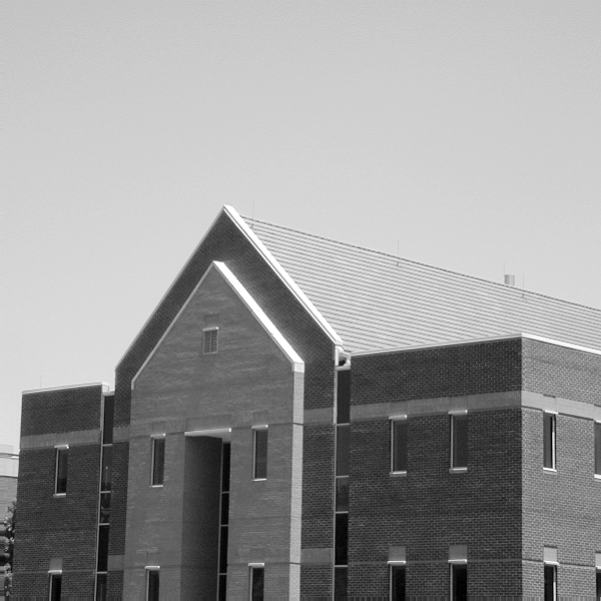
#> input picture activities/Segmentação I/building.tif, 601 x 601 px
$ jupyter execute segmentacao.ipynb   (older library calls are emulated)
#> lines starting #> are read from the running program, lines starting #| are printed output that depends on the picture; after the words box and inside, x2 and y2 are one past the last pixel; in counts of white or black regions, pixels touching at a corner belong together
[cell 1]
import os
import cv2
import numpy as np
import matplotlib.pyplot as plt
import math

[cell 2]
img = cv2.imread("building.tif")
#> img is the input picture: shape (601, 601, 3); min 0, max 255, mean 152.8
#img = cv2.cvtColor(img, cv2.COLOR_BGR2RGB)

plt.imshow(img)

[cell 3]
scale = 1
delta = 0
ddepth = cv2.CV_16S

#Matrizes

[cell 4]
direction_x = np.array([[-1, 0, 1], [-2, 0, 2], [-1, 0, 1]])
direction_y = np.array([[-1, -2, -1], [0, 0, 0], [1, 2, 1]])

# X

[cell 5]
grad_x = cv2.filter2D(img, ddepth, direction_x)

# Y

[cell 6]
grad_y = cv2.filter2D(img, ddepth, direction_y)
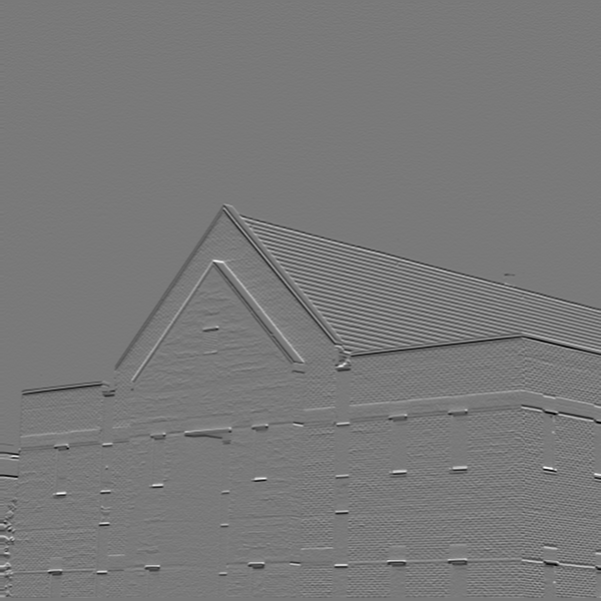
#> grad_y: shape (601, 601, 3) int16; min -621, max 680, mean -1.7; drawn with min black and max white

# X + Y

[cell 7]
grad_xy = np.abs(grad_x) + np.abs(grad_y)
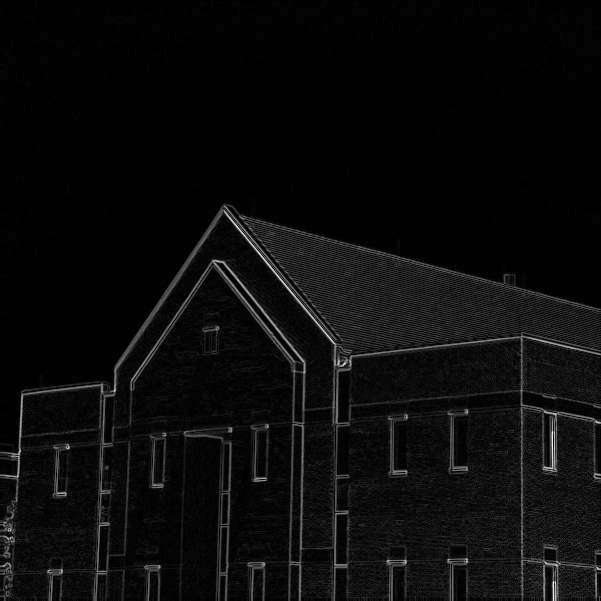
#> grad_xy: shape (601, 601, 3) int16; min 0, max 976, mean 45.5; drawn with min black and max white

[cell 8]
plt.figure(figsize=(10, 10))
plt.subplot(2,2,1), plt.title("original"), plt.imshow(img)
plt.subplot(2,2,2), plt.title("grad_y"), plt.imshow(np.abs(grad_y))
plt.subplot(2,2,3), plt.title("grad_x"), plt.imshow(np.abs(grad_x))
plt.subplot(2,2,4), plt.title("grad_xy"), plt.imshow(grad_xy)
plt.show()

# Gradient Angle Image

[cell 9]
α = np.arctan2(grad_y, grad_x)
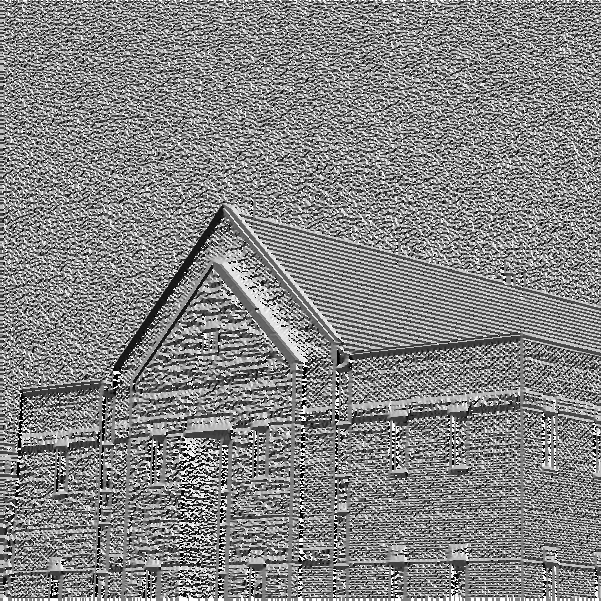
#> α: shape (601, 601, 3) float32; min -3.14, max 3.14, mean 0.135; drawn with min black and max white
plt.imshow(α)
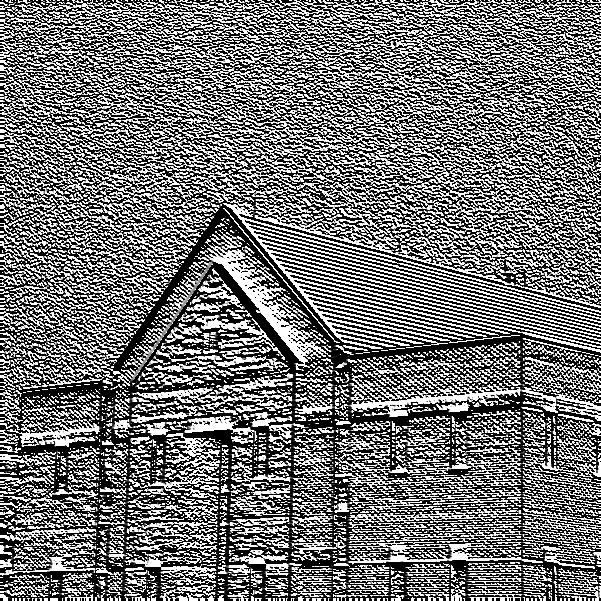
#> shown: shape (601, 601, 3) float32; min 0, max 1, mean 0.454

# Smoothing the original image to reduce detection of weak edges:

[cell 10]
kernel = np.ones((5,5),np.float32)/25
smoothing = cv2.filter2D(img, ddepth, kernel)

#X
smoothing_x = cv2.filter2D(smoothing, ddepth, direction_x)

#Y
smoothing_y = cv2.filter2D(smoothing, ddepth, direction_y)

#XY
smoothing_xy = np.abs(smoothing_x) + np.abs(smoothing_y)
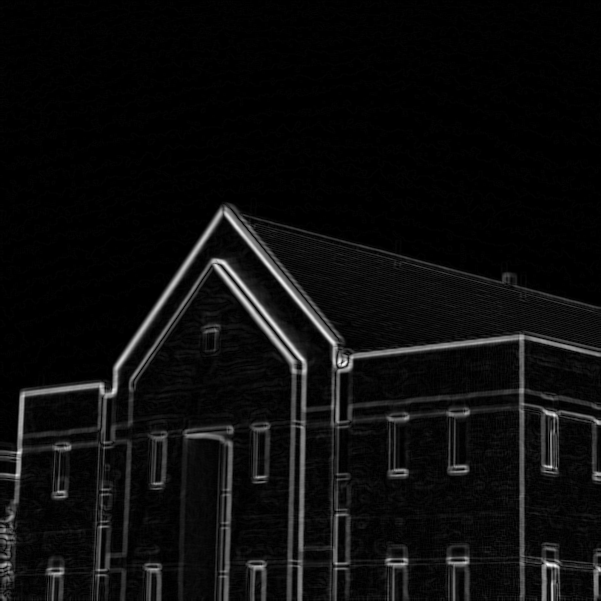
#> smoothing_xy: shape (601, 601, 3) int16; min 0, max 374, mean 19.2; drawn with min black and max white

plt.figure(figsize=(10, 10))
plt.subplot(2,2,1), plt.title("Smoothing"), plt.imshow(smoothing)
plt.subplot(2,2,2), plt.title("Y"), plt.imshow(np.abs(smoothing_y))
plt.subplot(2,2,3), plt.title("X"), plt.imshow(np.abs(smoothing_x))
plt.subplot(2,2,4), plt.title("XY"), plt.imshow(smoothing_xy)
plt.show()
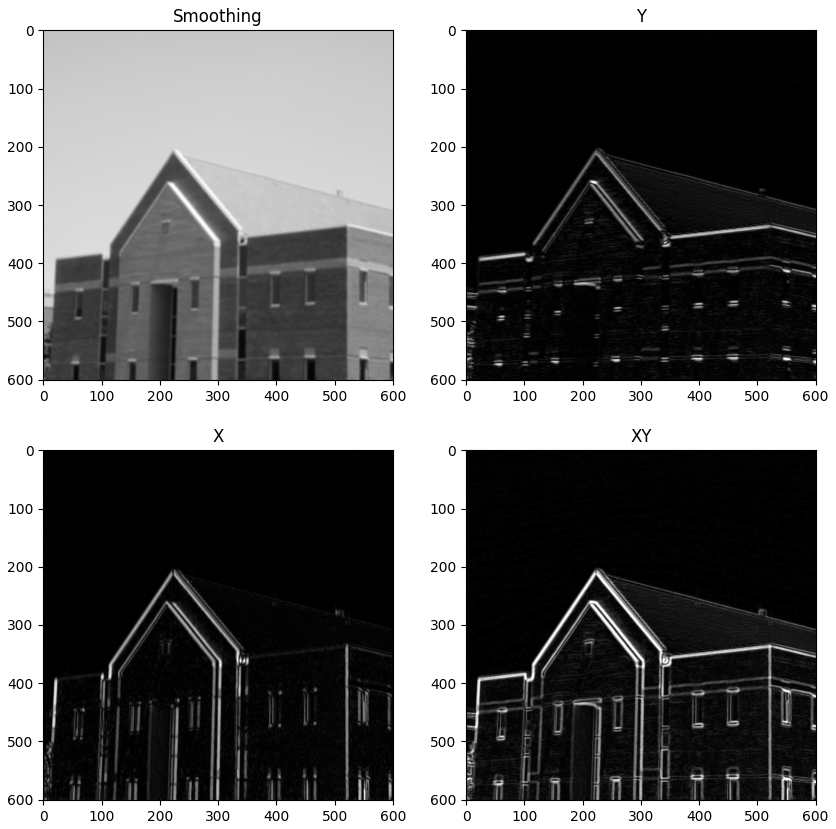
#> figure drawn by matplotlib, 4 panels

# Using diagonal masks:

[cell 11]
filter = np.array([[0, 1, 2], [-1, 0, 1], [-2, -1, 0]])
diagonal_1 = cv2.filter2D(smoothing, ddepth,filter)

filter = np.array([[-2, -1, 0], [-1, 0, 1], [0, 1, 2]])
diagonal_2 = cv2.filter2D(smoothing, ddepth,filter)
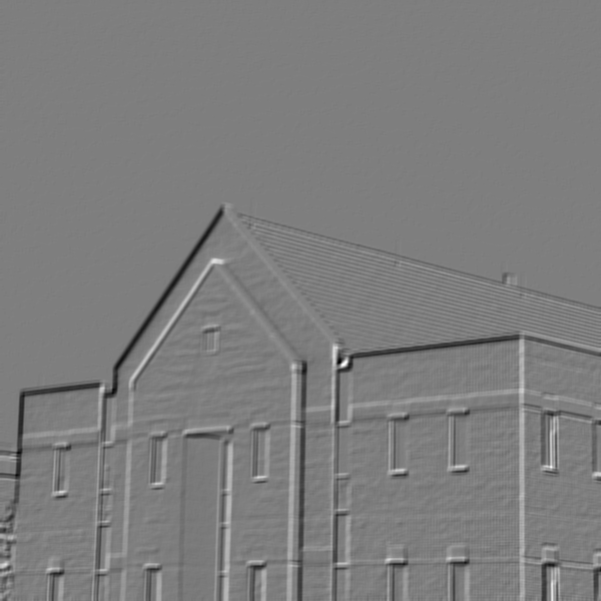
#> diagonal_2: shape (601, 601, 3) int16; min -268, max 273, mean -1.5; drawn with min black and max white

plt.figure(figsize=(10, 10))
plt.subplot(1,2,1), plt.title("diagonal_1"), plt.imshow(np.abs(diagonal_1))
plt.subplot(1,2,2), plt.title("diagonal_2"), plt.imshow(np.abs(diagonal_2))
plt.show()
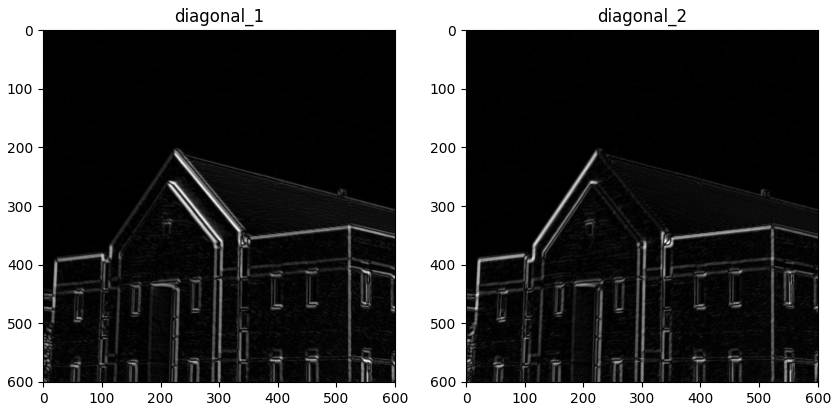
#> figure drawn by matplotlib, 2 panels

# Thresholding the original and smoothed filtered images

[cell 12]
_,thresh1 = cv2.threshold(grad_xy, grad_xy.max()*0.33, 255,cv2.THRESH_BINARY)
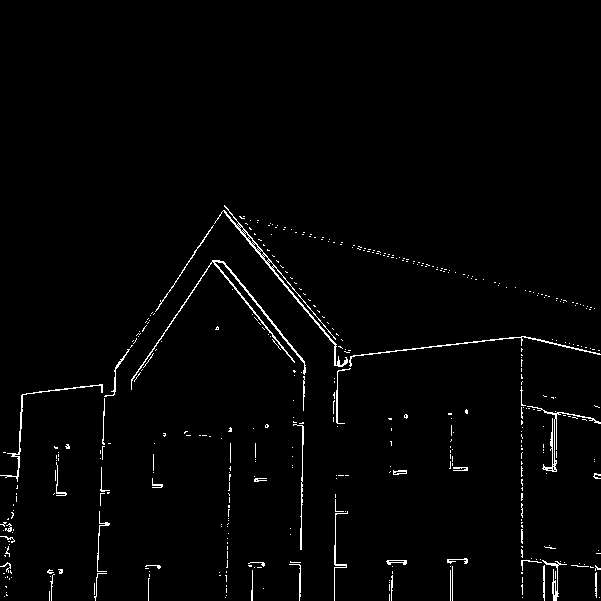
#> thresh1: shape (601, 601, 3) int16; 1.7% white in thin lines or dots, all inside (x1, y1, x2, y2) = (0, 205, 601, 601)

_,thresh2 = cv2.threshold(smoothing_xy, smoothing_xy.max()*0.33, 255,cv2.THRESH_BINARY)
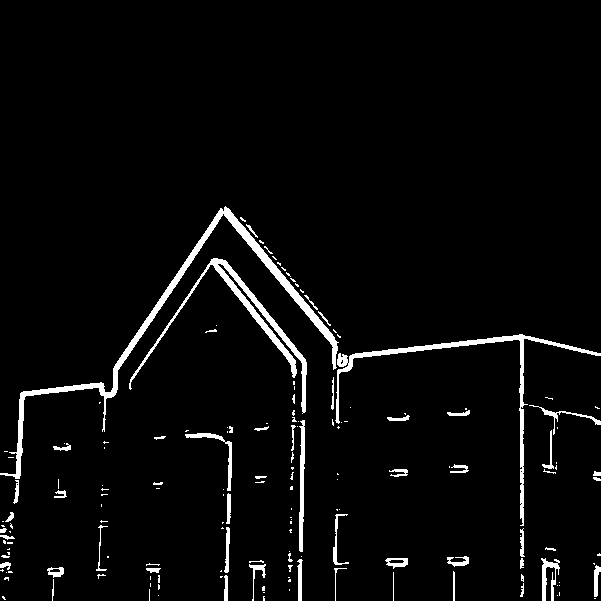
#> thresh2: shape (601, 601, 3) int16; 3.8% white; 167 white regions (111 under 20 px), largest, box (x1, y1, x2, y2) and area: (0, 206, 339, 479) 3811, (129, 258, 307, 414) 2232, (335, 334, 601, 526) 2201

thresh1 = thresh1.astype("uint8")
thresh2 = thresh2.astype("uint8")

plt.figure(figsize=(10, 10))
plt.subplot(1,2,1), plt.title("threshold_1"), plt.imshow(thresh1)
plt.subplot(1,2,2), plt.title("threshold_2"), plt.imshow(thresh2)
plt.show()
